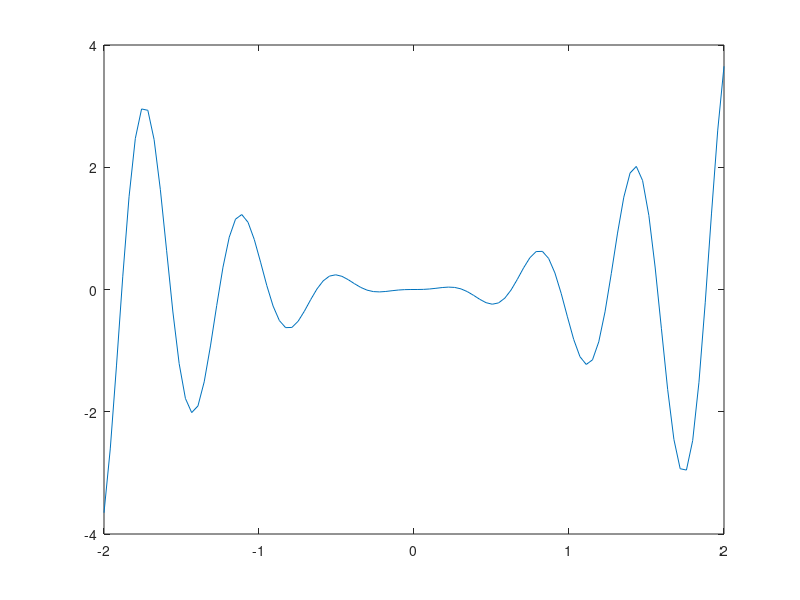

Source code (MATLAB):
% Zadatak 8.

% Nacrtajte funkciju 𝑦 = 𝑥2 ∗ sin(10 ∗ 𝑥) u granicama od 𝑥 ∈ [−2,2].

clear
clc

x = linspace(-2, 2, 100);
y = x.^2 .* sin(10.*x);
plot(x, y);